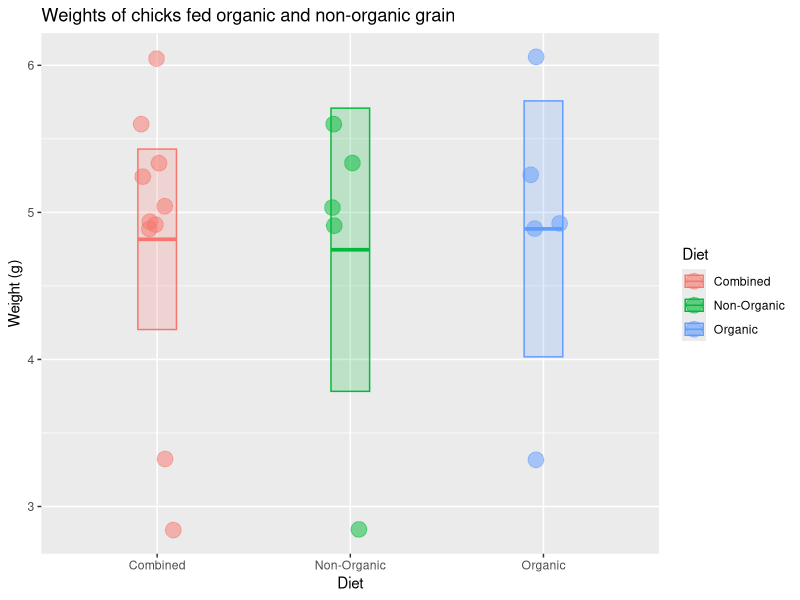

R code for this plot:
## ---- chunk 1

x <- c(6.05, 4.89, 3.32, 4.93, 5.25, 5.04, 4.91, 2.84, 5.60, 5.34)
x

## ---- chunk 2

n <- length(x)

n
mean(x)
median(x)
sd(x)

## ---- chunk 3

sem <- sd(x)/sqrt(n)
sem

## ---- chunk 4

c(mean(x) + 1.96 * sem, mean(x) - 1.96 * sem)

## ---- chunk 5

library(tidyverse)

# check to make sure you did the part above correctly
# if not, generate some fake x data
if (!exists("x") | !is.numeric(x) | !length(x) == 10) x <- rep(1, 10)

# put the chick data into a data frame
chick_data <-
  tibble::tibble(
    diet = rep(c("Combined", "Combined", "Organic", "Non-Organic"), each = 5),
    weight = c(x, x)
  )

# summarize the chick weights by diet
chick_summary <-
  chick_data %>% 
  group_by(diet) %>% 
  summarize(
    mean = mean(weight),
    median = median(weight),
    sd = sd(weight),
    n = n(),
    sem = sd / sqrt(n),
    upper = mean + 1.96 * sem,   # upper confidence limit
    lower = mean - 1.96 * sem,   # lower confidence limit
    .groups = "drop"
  )

# plot chick weights
ggplot(chick_data, aes(x = diet, y = weight, color = diet, fill = diet)) +
  geom_jitter(size = 5, shape = 21, alpha = 0.5, width = 0.1) +
  geom_crossbar(
    mapping = aes(ymin = lower, ymax = upper, y = mean), 
    data = chick_summary,
    width = 0.2, alpha = 0.2
  ) +
  labs(
    title = "Weights of chicks fed organic and non-organic grain",
    x = "Diet",
    color = "Diet",
    fill = "Diet",
    y = "Weight (g)"
  )

